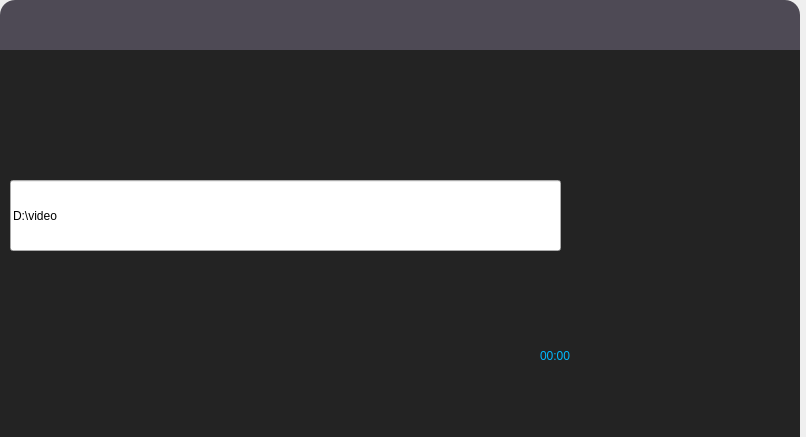
<?xml version="1.0" encoding="UTF-8"?>
<ui version="4.0">
 <class>GScreenClass</class>
 <widget class="QWidget" name="GScreenClass">
  <property name="geometry">
   <rect>
    <x>0</x>
    <y>0</y>
    <width>806</width>
    <height>437</height>
   </rect>
  </property>
  <property name="windowTitle">
   <string>GScreen</string>
  </property>
  <property name="windowIcon">
   <iconset resource="gscreen.qrc">
    <normaloff>:/GScreen/logo.png</normaloff>:/GScreen/logo.png</iconset>
  </property>
  <property name="styleSheet">
   <string notr="true">#back{
	
	background-color: rgb(78, 74, 85);
	border-radius:15px;

}

#all{
	background-color: rgb(35, 35, 35);
}

#timelabel{
	
	color: rgb(0, 185, 255);
	font: 75 20pt &quot;黑体&quot;;
    
}</string>
  </property>
  <widget class="QWidget" name="back" native="true">
   <property name="geometry">
    <rect>
     <x>0</x>
     <y>0</y>
     <width>800</width>
     <height>1000</height>
    </rect>
   </property>
   <widget class="QPushButton" name="minButton">
    <property name="geometry">
     <rect>
      <x>680</x>
      <y>20</y>
      <width>31</width>
      <height>28</height>
     </rect>
    </property>
    <property name="styleSheet">
     <string notr="true">background-image: url(:/GScreen/mini.png);</string>
    </property>
    <property name="text">
     <string/>
    </property>
    <property name="flat">
     <bool>true</bool>
    </property>
   </widget>
   <widget class="QPushButton" name="closeButton">
    <property name="geometry">
     <rect>
      <x>730</x>
      <y>20</y>
      <width>41</width>
      <height>28</height>
     </rect>
    </property>
    <property name="styleSheet">
     <string notr="true">background-image: url(:/GScreen/close.png);</string>
    </property>
    <property name="text">
     <string/>
    </property>
    <property name="flat">
     <bool>true</bool>
    </property>
   </widget>
   <widget class="QWidget" name="all" native="true">
    <property name="geometry">
     <rect>
      <x>0</x>
      <y>50</y>
      <width>801</width>
      <height>391</height>
     </rect>
    </property>
    <widget class="QPushButton" name="recordButton">
     <property name="geometry">
      <rect>
       <x>562</x>
       <y>120</y>
       <width>101</width>
       <height>91</height>
      </rect>
     </property>
     <property name="styleSheet">
      <string notr="true">
QPushButton:!hover{
	background-image: url(:/GScreen/record_normal.png);
}

QPushButton:hover{
	
	background-image: url(:/GScreen/record_hot.png);
}

QPushButton:pressed{
	
	background-image: url(:/GScreenrecord_pressed.png);
    
	background-color: rgba(255, 255, 255, 0);
}</string>
     </property>
     <property name="text">
      <string/>
     </property>
     <property name="flat">
      <bool>true</bool>
     </property>
    </widget>
    <widget class="QLineEdit" name="urlEdit">
     <property name="geometry">
      <rect>
       <x>10</x>
       <y>130</y>
       <width>551</width>
       <height>71</height>
      </rect>
     </property>
     <property name="text">
      <string>D:\video</string>
     </property>
    </widget>
    <widget class="QLabel" name="timelabel">
     <property name="geometry">
      <rect>
       <x>540</x>
       <y>290</y>
       <width>91</width>
       <height>31</height>
      </rect>
     </property>
     <property name="text">
      <string>00:00</string>
     </property>
    </widget>
   </widget>
  </widget>
 </widget>
 <layoutdefault spacing="6" margin="11"/>
 <resources>
  <include location="gscreen.qrc"/>
 </resources>
 <connections>
  <connection>
   <sender>closeButton</sender>
   <signal>clicked()</signal>
   <receiver>GScreenClass</receiver>
   <slot>close()</slot>
   <hints>
    <hint type="sourcelabel">
     <x>737</x>
     <y>33</y>
    </hint>
    <hint type="destinationlabel">
     <x>633</x>
     <y>442</y>
    </hint>
   </hints>
  </connection>
  <connection>
   <sender>minButton</sender>
   <signal>clicked()</signal>
   <receiver>GScreenClass</receiver>
   <slot>showMinimized()</slot>
   <hints>
    <hint type="sourcelabel">
     <x>694</x>
     <y>40</y>
    </hint>
    <hint type="destinationlabel">
     <x>817</x>
     <y>454</y>
    </hint>
   </hints>
  </connection>
 </connections>
</ui>
